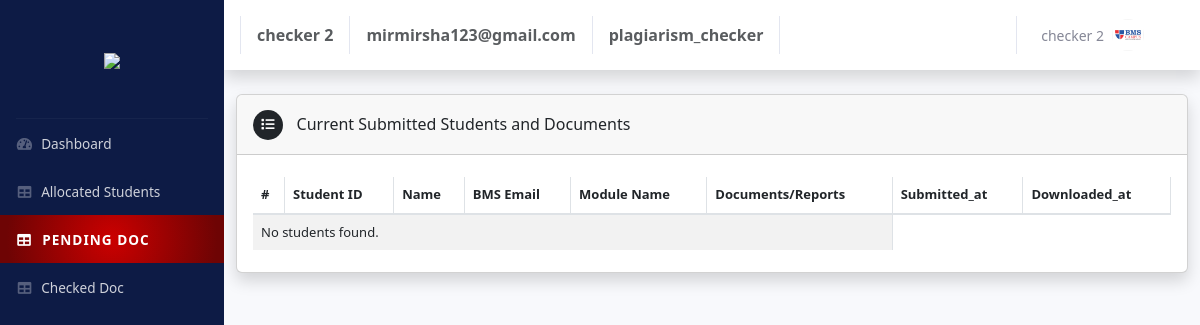
The page /checker/report_submitted_students.php (signed in) on the database as committed earlier.
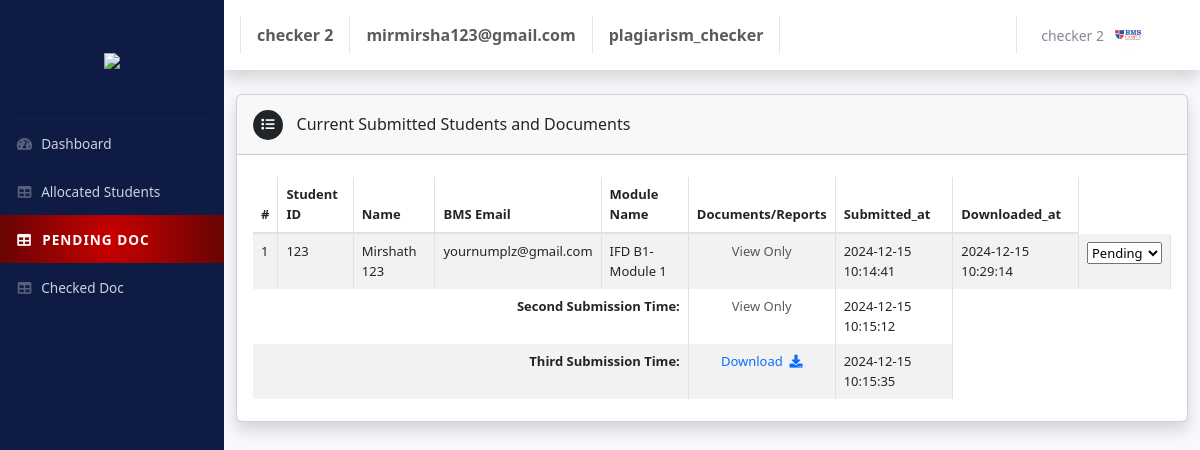
The same page on the database as committed later.
### tables this page shows
CREATE TABLE `student_submitted_form` (
  `id` int(11) NOT NULL,
  `student_id` varchar(255) NOT NULL,
  `date_of_birth` date NOT NULL,
  `name_full` varchar(255) NOT NULL,
  `bms_email` varchar(255) NOT NULL,
  `phone_number` varchar(20) NOT NULL,
  `program_id` varchar(50) NOT NULL,
  `batch_id` varchar(50) NOT NULL,
  `module_id` varchar(50) NOT NULL,
  `Documents` varchar(255) DEFAULT NULL,
  `Documents_1` varchar(255) DEFAULT NULL,
  `Documents_2` varchar(255) DEFAULT NULL,
  `doc_status` varchar(25) NOT NULL DEFAULT 'submitted',
  `attempt` int(10) NOT NULL,
  `submitted_at` datetime NOT NULL DEFAULT current_timestamp(),
  `submitted_at_2nd_time` datetime DEFAULT NULL,
  `submitted_at_3rd_time` datetime DEFAULT NULL,
  `checker_id` int(10) DEFAULT NULL,
  `checker_downlaoded_at` datetime DEFAULT NULL,
  `checked_status` varchar(30) NOT NULL DEFAULT 'pending'
);

CREATE TABLE `module_table` (
  `id` int(11) NOT NULL,
  `module_name` varchar(200) NOT NULL,
  `program_id` int(5) NOT NULL,
  `batch_id` int(11) NOT NULL,
  `deadline` date DEFAULT NULL
);

### checker/report_submitted_students.php (the view, shortened to what this page needs)
<?php
include("../database/connection.php");
include("includes/header.php");
$checker_id = $_SESSION['id'];
$sql = "SELECT ssf.*, mt.module_name FROM student_submitted_form ssf INNER JOIN module_table mt ON ssf.module_id = mt.id WHERE ssf.checker_id = ? AND ssf.checked_status = 'pending'";
$stmt = $conn->prepare($sql);
$stmt->bind_param("s", $checker_id);
$stmt->execute();
$result = $stmt->get_result();
$students = $result->fetch_all(MYSQLI_ASSOC);
?>
<div id="wrapper">
    <?php include("nav.php"); ?>
    <div id="content-wrapper" class="d-flex flex-column">
        <div id="content">
            <?php include("includes/topnav.php"); ?>
            <link href="https://cdnjs.cloudflare.com/ajax/libs/font-awesome/5.15.4/css/all.min.css" rel="stylesheet">
            <div class="container-fluid">
                <div class="card shadow mb-4" style="font-size: 13px;">
                    <div class="card-header d-flex align-items-center" style="height: 60px;">
                        <span class="bg-dark text-white rounded-circle p-2 d-flex align-items-center justify-content-center" style="width: 30px; height: 30px;">
                            <i class="fas fa-list"></i>
                        </span> &nbsp;&nbsp;&nbsp;&nbsp;
                        <h6 class="mb-0">Current Submitted Students and Documents</h6>
                    </div>
                    <div class="card-body">
                        <div class="table-responsive">
                            <table class="table table-bordered table-striped" id="dataTable" width="100%" cellspacing="0">
                                <thead>
                                    <tr>
                                        <th>#</th>
                                        <th>Student ID</th>
                                        <th>Name</th>
                                        <th>BMS Email</th>
                                        <th>Module Name</th>
                                        <th>Documents/Reports</th>
                                        <th>Submitted_at</th>
                                        <th>Downloaded_at</th>
                                    </tr>
                                </thead>
                                <tbody>
                                    <?php
                                    if ($students) {
                                        $index = 1;
                                        foreach ($students as $student) {
                                            $rowClass = ($student['checked_status'] == 'checked') ? 'highlight-yellow' : '';
                                            echo '<tr class="' . $rowClass . '">';
                                            echo '<td>' . $index . '</td>';
                                            echo '<td>' . htmlspecialchars($student['student_id']) . '</td>';
                                            echo '<td>' . htmlspecialchars($student['name_full']) . '</td>';
                                            echo '<td>' . htmlspecialchars($student['bms_email']) . '</td>';
                                            echo '<td>' . htmlspecialchars($student['module_name']) . '</td>';
                                            if (!empty($student['Documents'])) {
                                                if (!empty($student['submitted_at_2nd_time']) || !empty($student['submitted_at_3rd_time'])) {
                                                    echo '<td class="text-center"><span class="text-muted">View Only</span></td>';
                                                }
                                            } else {
                                                echo '<td>No Document</td>';
                                            }
                                            echo '<td>' . htmlspecialchars($student['submitted_at']) . '</td>';
                                            echo '<td>' . htmlspecialchars($student['checker_downlaoded_at']) . '</td>';
                                            echo '<td>
                                                <select class="status-dropdown" data-student-id="' . htmlspecialchars($student['student_id']) . '">
                                                    <option disabled value="pending" ' . ($student['checked_status'] == 'pending' ? 'selected' : '') . '>Pending</option>
                                                    <option value="checked" ' . ($student['checked_status'] == 'checked' ? 'selected' : '') . '>Checked</option>
                                                </select>
                                            </td>';
                                            echo '</tr>';
                                            if (!empty($student['submitted_at_2nd_time']) && !empty($student['Documents_1'])) {
                                                echo '<tr>';
                                                echo '<td colspan="5" class="text-right"><strong>Second Submission Time:</strong></td>';
                                                if (!empty($student['submitted_at_3rd_time'])) {
                                                    echo '<td class="text-center"><span class="text-muted">View Only</span></td>';
                                                }
                                                echo '<td>' . htmlspecialchars($student['submitted_at_2nd_time']) . '</td>';
                                                echo '</tr>';
                                            }
                                            if (!empty($student['submitted_at_3rd_time']) && !empty($student['Documents_2'])) {
                                                $document_path = $student['Documents_2'];
                                                echo '<tr>';
                                                echo '<td colspan="5" class="text-right"><strong>Third Submission Time:</strong></td>';
                                                echo '<td class="text-center">
                                                    <a href="../uploads/documents/' . htmlspecialchars($document_path) . '" target="_blank" style="text-decoration:none;" class="download-link" data-id="' . $student['student_id'] . '" data-module-id="' . htmlspecialchars($student['module_id']) . '">
                                                        Download &nbsp;<i class="fas fa-download"></i>
                                                    </a>
                                                </td>';
                                                echo '<td>' . htmlspecialchars($student['submitted_at_3rd_time']) . '</td>';
                                                echo '</tr>';
                                            }
                                            $index++;
                                        }
                                    } else {
                                        echo '<tr><td colspan="6">No students found.</td></tr>';
                                    }
                                    ?>
                                </tbody>
                            </table>
                        </div>
                    </div>
                </div>
            </div>
            <link rel="stylesheet" href="https://cdn.datatables.net/1.11.5/css/dataTables.bootstrap4.min.css">
        </div>
    </div>
</div>
</body>
</html>

### checker/includes/header.php (shortened to what this page needs)
<!DOCTYPE html>
<html lang="en">
<head>
    <link rel="stylesheet" href="assets/style.css">
    <link href="vendor/fontawesome-free/css/all.min.css" rel="stylesheet" type="text/css">
    <link href="css/sb-admin-2.min.css" rel="stylesheet">
    <link href="https://stackpath.bootstrapcdn.com/bootstrap/4.5.2/css/bootstrap.min.css" rel="stylesheet">
    <link href="https://cdn.jsdelivr.net/npm/select2@4.1.0-beta.1/dist/css/select2.min.css" rel="stylesheet" />
    <link rel="stylesheet" href="https://maxcdn.bootstrapcdn.com/bootstrap/4.5.2/css/bootstrap.min.css">
    <link
        href="https://cdn.jsdelivr.net/npm/bootstrap@5.3.0/dist/css/bootstrap.min.css" rel="stylesheet" />
</head>
<body id="page-top">

### checker/nav.php (shortened to what this page needs)
<?php
$current_url = basename($_SERVER['REQUEST_URI'], ".php");
?>
<link href="https://cdn.jsdelivr.net/npm/select2@4.1.0-beta.1/dist/css/select2.min.css" rel="stylesheet" />
<ul class="navbar-nav bg-gradient-primary sidebar sidebar-dark accordion" id="accordionSidebar">
    <a class="sidebar-brand d-flex align-items-center justify-content-center mt-4 mb-4" href="index">
        <div class="sidebar-brand-text mx-3"><img src="http://184.174.39.59:216/img/logo4.png" class="img-fluid"></div>
    </a>
    <hr class="sidebar-divider my-0">
    <li class="nav-item <?= ($current_url == 'index') ? 'active' : '' ?>" id="navHover">
        <a class="nav-link" href="index">
            <i class="fas fa-fw fa-tachometer-alt"></i>
            <span>Dashboard</span></a>
    </li>
    <li class="nav-item <?= ($current_url == 'allocated_students') ? 'active' : '' ?>" id="navHover">
        <a class="nav-link" href="allocated_students">
            <i class="fas fa-fw fa-table"></i>
            <span>Allocated Students</span></a>
    </li>
    <li class="nav-item <?= ($current_url == 'report_submitted_students') ? 'active' : '' ?>" id="navHover">
        <a class="nav-link" href="report_submitted_students">
            <i class="fas fa-fw fa-table"></i>
            <span>Pending Doc </span></a>
    </li>
    <li class="nav-item <?= ($current_url == 'report_submitted_students_checked') ? 'active' : '' ?>" id="navHover">
        <a class="nav-link" href="report_submitted_students_checked">
            <i class="fas fa-fw fa-table"></i>
            <span>Checked Doc</span></a>
    </li>
</ul>

### checker/includes/topnav.php (shortened to what this page needs)
<nav class="navbar navbar-expand navbar-light bg-white topbar mb-4 static-top shadow">
    <div class=" text-muted fw-bolder"><?=  $_SESSION['name'] ?></div>
    <div class=" text-muted fw-bolder"><?=  $_SESSION['email'] ?></div>
    <div class=" text-muted fw-bolder"><?=  $_SESSION['role'] ?></div>
    <ul class="navbar-nav ml-auto">
        <li class="nav-item dropdown no-arrow mr-5">
            <a class="nav-link dropdown-toggle" href="#" id="userDropdown" role="button"
                data-toggle="dropdown" aria-haspopup="true" aria-expanded="false">
                <span class="mr-2 d-none d-lg-inline text-gray-600 small"><?= $_SESSION['name']?></span>
                <img class="img-profile rounded-circle"
>
            </a>
        </li>
    </ul>
</nav>

### checker/nav.php (style rules this page uses)
.nav-item.active .nav-link { color: white !important; background: rgb(203, 0, 0); background: radial-gradient(circle, rgba(203, 0, 0, 1) 0%, rgba(110, 4, 4, 1) 92%); font-weight: 600; text-transform: uppercase; letter-spacing: 1px; border: none; }

Rows that differ between the two databases and show on the page:
added student_submitted_form: student "123", name_full "Mirshath 123", bms_email "yournumplz@gmail.com", module_table.module_name "IFD B1- Module 1", Documents "View Only", submitted_at "2024-12-15 10:14:41", checker_downlaoded_at "2024-12-15 10:29:14", checked_status+student "Pending", submitted_at_2nd_time "2024-12-15 10:15:12", submitted_at_3rd_time "2024-12-15 10:15:35"
Other text that changed with them:
text no longer shown: "No students found."
